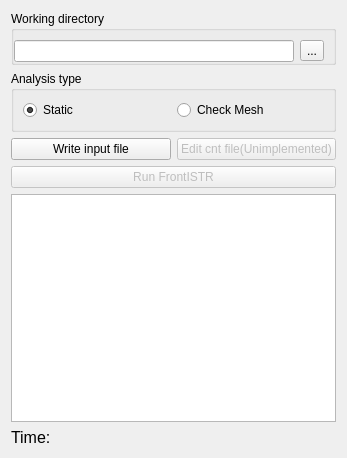
<?xml version="1.0" encoding="UTF-8"?>
<ui version="4.0">
 <class>SolverFrontISTR</class>
 <widget class="QWidget" name="SolverFrontISTR">
  <property name="geometry">
   <rect>
    <x>0</x>
    <y>0</y>
    <width>347</width>
    <height>458</height>
   </rect>
  </property>
  <property name="windowTitle">
   <string>Mechanical analysis</string>
  </property>
  <layout class="QVBoxLayout" name="verticalLayout">
   <item>
    <widget class="QGroupBox" name="gb_working_dir">
     <property name="title">
      <string>Working directory</string>
     </property>
     <layout class="QHBoxLayout" name="horizontalLayout_4">
      <property name="leftMargin">
       <number>0</number>
      </property>
      <property name="bottomMargin">
       <number>0</number>
      </property>
      <item>
       <widget class="QLineEdit" name="le_working_dir">
        <property name="enabled">
         <bool>true</bool>
        </property>
        <property name="readOnly">
         <bool>true</bool>
        </property>
       </widget>
      </item>
      <item>
       <widget class="QToolButton" name="tb_choose_working_dir">
        <property name="enabled">
         <bool>true</bool>
        </property>
        <property name="text">
         <string>...</string>
        </property>
       </widget>
      </item>
     </layout>
    </widget>
   </item>
   <item>
    <widget class="QGroupBox" name="gb_analysis_type">
     <property name="title">
      <string>Analysis type</string>
     </property>
     <layout class="QGridLayout" name="gridLayout">
      <property name="leftMargin">
       <number>9</number>
      </property>
      <property name="bottomMargin">
       <number>9</number>
      </property>
      <item row="0" column="0">
       <widget class="Gui::PrefRadioButton" name="rb_static_analysis">
        <property name="text">
         <string>Static</string>
        </property>
        <property name="checked">
         <bool>true</bool>
        </property>
       </widget>
      </item>
      <item row="0" column="1">
       <widget class="Gui::PrefRadioButton" name="rb_check_mesh">
        <property name="text">
         <string>Check Mesh</string>
        </property>
       </widget>
      </item>
     </layout>
    </widget>
   </item>
   <item>
    <layout class="QGridLayout" name="gl_actions">
     <item row="0" column="0">
      <widget class="QPushButton" name="pb_write_inp">
       <property name="text">
        <string>Write input file</string>
       </property>
      </widget>
     </item>
     <item row="0" column="1">
      <widget class="QPushButton" name="pb_edit_inp">
       <property name="enabled">
        <bool>false</bool>
       </property>
       <property name="text">
        <string>Edit cnt file(Unimplemented)</string>
       </property>
      </widget>
     </item>
     <item row="1" column="0" colspan="2">
      <widget class="QPushButton" name="pb_run_fistr">
       <property name="enabled">
        <bool>false</bool>
       </property>
       <property name="text">
        <string>Run FrontISTR</string>
       </property>
      </widget>
     </item>
    </layout>
   </item>
   <item>
    <widget class="QTextEdit" name="textEdit_Output">
     <property name="lineWrapMode">
      <enum>QTextEdit::NoWrap</enum>
     </property>
    </widget>
   </item>
   <item>
    <widget class="QLabel" name="l_time">
     <property name="font">
      <font>
       <pointsize>12</pointsize>
      </font>
     </property>
     <property name="text">
      <string>Time:</string>
     </property>
    </widget>
   </item>
  </layout>
 </widget>
 <customwidgets>
  <customwidget>
   <class>Gui::PrefRadioButton</class>
   <extends>QRadioButton</extends>
   <header>Gui/PrefWidgets.h</header>
  </customwidget>
 </customwidgets>
 <resources/>
 <connections/>
</ui>
